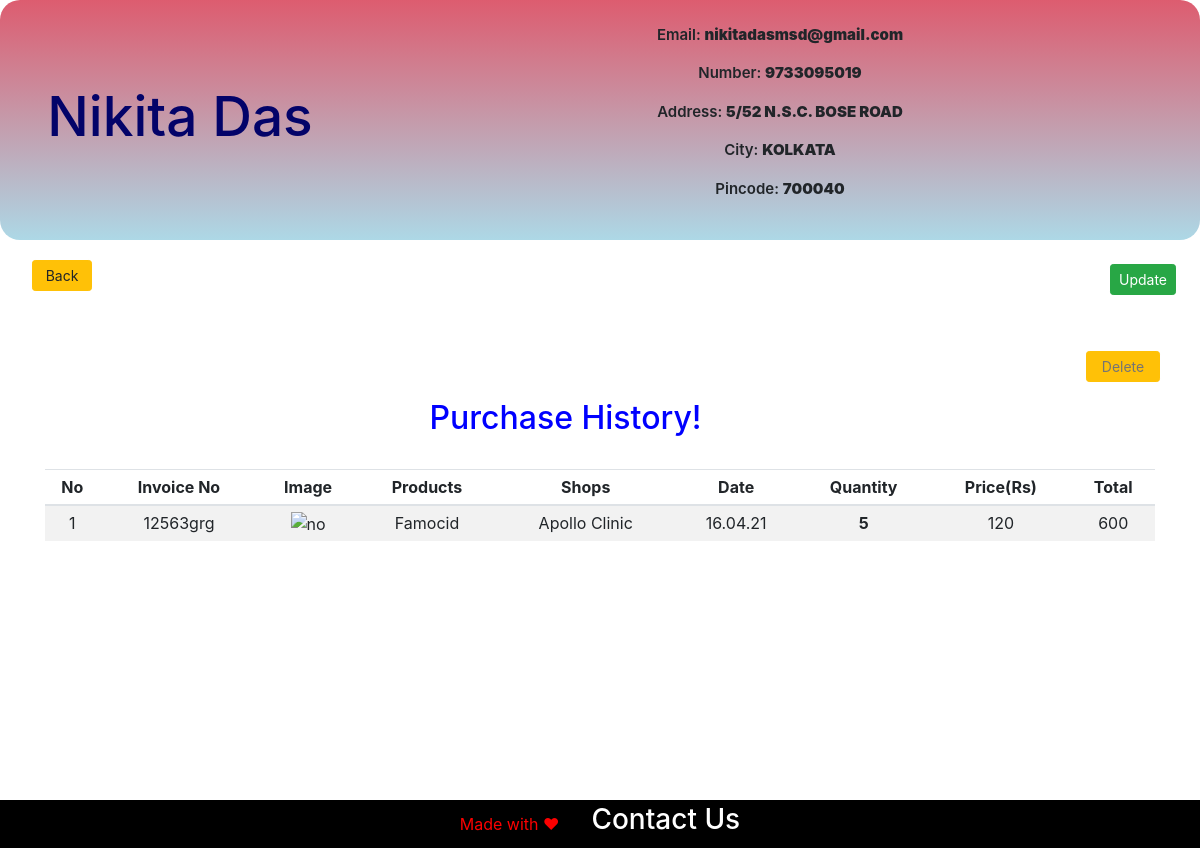
Page /main/1/account (signed in) on the earlier database version.
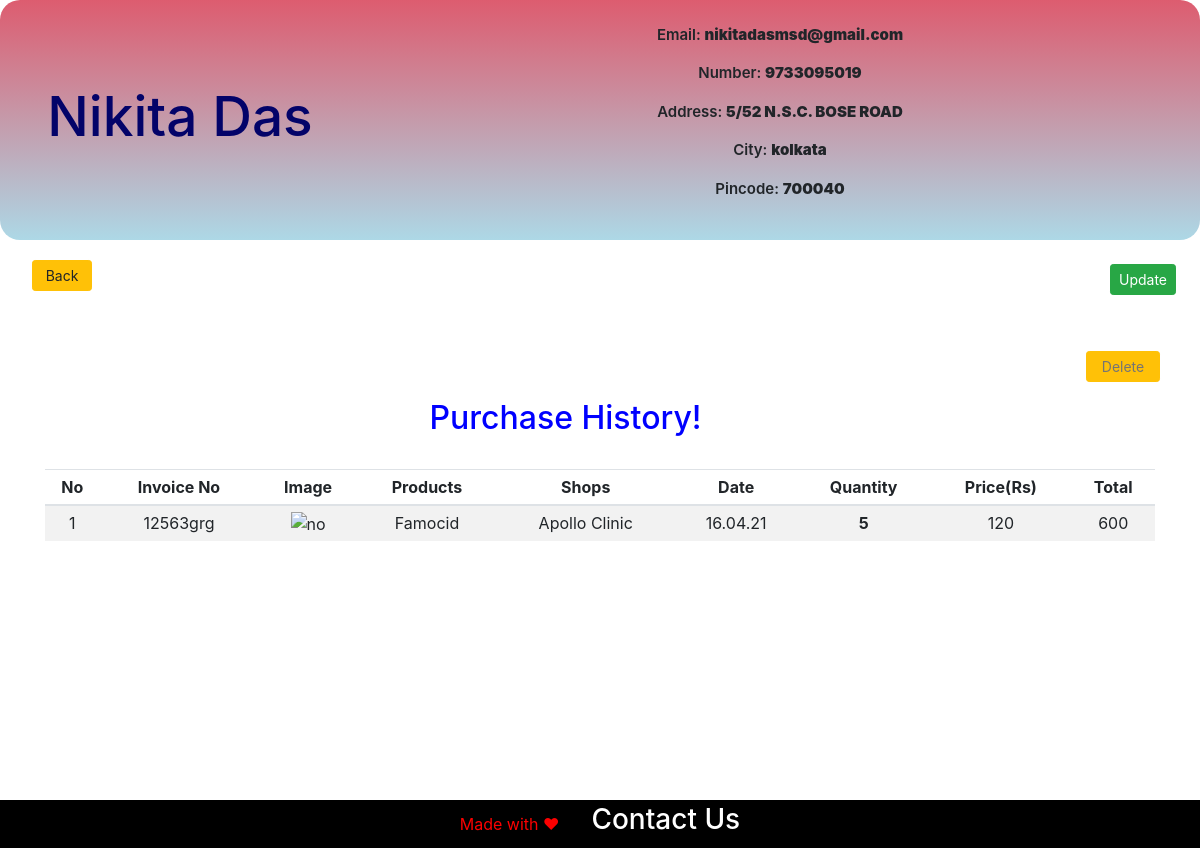
Same page on the later database version.
### doormed/models.py (models this page shows, shortened)
class Register_user(db.Model, UserMixin):
    id = db.Column(db.Integer, primary_key=True)
    name = db.Column(db.String(80), unique=False, nullable=False)
    email = db.Column(db.String(120), unique=True, nullable=False)
    address = db.Column(db.String(120),  nullable=False)
    city = db.Column(db.String(80), unique=False, nullable=False)
    pincode = db.Column(db.String(10), unique=False, nullable=False)
    number = db.Column(db.String(80), unique=True, nullable=False)
    password = db.Column(db.String(120), unique=False, nullable=False)
    cartitems1 = db.relationship('CartItem', backref='Customer')

### doormed/customers/routes.py (the view)
@app.route('/main/<int:id>/account', methods= ['GET', 'POST'])
@login_required
def account(id):
    user = Register_user.query.filter_by(id = id).first()
    return render_template('customers/account.html', user = user)

### doormed/models.py (called while the page is built)
@login_seller.user_loader
def load_user(seller_id):
    return Register_seller.query.get(seller_id)

### doormed/templates/customers/account.html (shortened to what this page needs)
{% extends 'base.html' %}
{% block header %}
    <link rel="stylesheet" href="{{url_for('static', filename = 'css/index.css')}}">
    {% endblock %}
{% block content %}
    <div class="content">
        <div class="head">
            <div class="bio">
                <div class="name">
                <h2>{{user.name}}</h2>
                </div>
                <div class="intro">
                <p>Email: <b>{{user.email}}</b></p>
                <p>Number: <b>{{user.number}}</b></p>
                <p>Address: <b>{{user.address}}</b></p>
                <p>City: <b>{{user.city}}</b></p>
                <p>Pincode: <b>{{user.pincode}}</b></p>
                </div>
            </div>
        </div>
        <input class="btn btn-sm btn-warning" action="action" onclick="window.history.go(-1); return false;" type="submit" value="Back" style="width: 5%; margin-left: 2rem;"/>
        <a class="btn btn-sm btn-success float-right m-4" id="button">Update</a>
        <form method="POST" action="/main/{{user.id}}/account/delete">
            <input type="delete" class="btn btn-sm btn-warning float-right m-4" style="width: 74px;" placeholder="Delete"></input>
        </form>
        <div class="main">
            <div class="container">
                <h2 style="color: blue; padding: 1.5rem; text-align: center;">Purchase History!</h2>
                <table class="table table-sm table-condensed table-striped table-hover" style="text-align: center";>
                    <thead>
                        <th>No</th>
                        <th>Invoice No</th>
                        <th>Image</th>
                        <th>Products</th>
                        <th>Shops</th>
                        <th>Date</th>
                        <th>Quantity</th>
                        <th>Price(Rs)</th>
                        <th>Total</th>
                    </thead>
                    <tbody>
                      <tr>
                          <td>1</td>
                       <td>12563grg</td>
                          <td><img src="" alt="no" width="40" height="30"></td>
                          <td>Famocid</td>
                          <td>Apollo Clinic</td>
                          <td>16.04.21</td>
                          <th>5</th>
                          <td>120</td>
                          <td>600</td>
                      </tr>
                    </tbody>
                </table>
            </div>
      </div>
        </div>
        <footer style="background-color: rgb(0, 0, 0); color: rgb(252, 0, 0); padding: 0.2rem; display: flex; flex-direction: row; align-items: center; justify-content: center;">Made with &#x2764
            <h3><a href="/contact" style="color: white; margin-left: 2rem;">Contact Us</a></h3>
             </footer>
{% endblock %}

Differences in the rows shown:
changed Register_user "Nikita Das": city "KOLKATA" → "kolkata"
